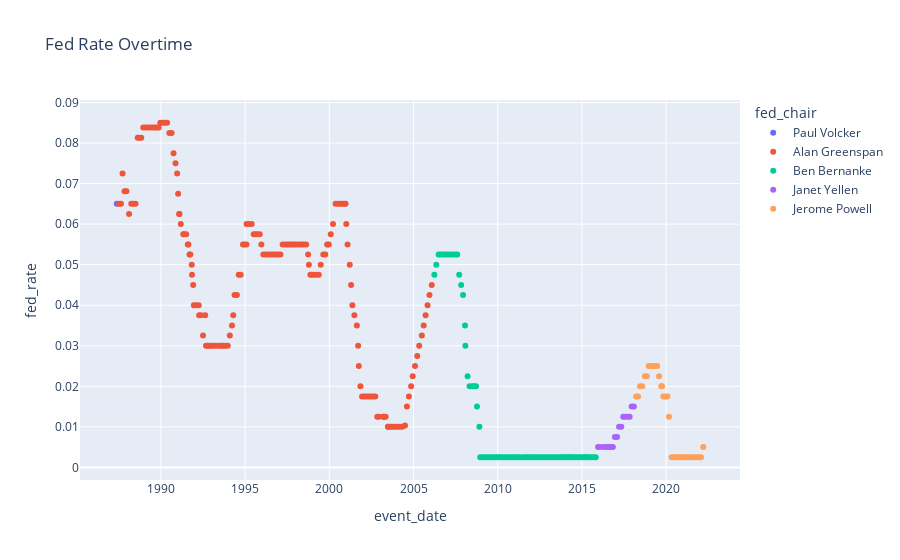

The notebook cell saved with this chart:
### Markdown cell above
<br><br>

The graph below captures the target Federal Funds rate overtime. It also highlight the respective Fed Chair during that period.

### Code cell
fig = px.scatter(data_frame=decision_df, 
             x='event_date', y='fed_rate', 
             color="fed_chair", 
             title='Fed Rate Overtime',   
                )

fig.show()

### Figure 1 — Plotly figure (JSON) as saved in the notebook; plotly's stock layout.template omitted (floating-point values rounded to 4 significant figures; data arrays with more than 128 entries replaced by an {"elided": "..."} marker saying what was removed)
{"data": [{"hovertemplate": "fed_chair=Paul Volcker<br>event_date=%{x}<br>fed_rate=%{y}<extra></extra>", "legendgroup": "Paul Volcker", "marker": {"color": "#636efa", "symbol": "circle"}, "mode": "markers", "name": "Paul Volcker", "orientation": "v", "showlegend": true, "type": "scatter", "x": ["1987-05-19T00:00:00"], "xaxis": "x", "y": [0.065], "yaxis": "y"}, {"hovertemplate": "fed_chair=Alan Greenspan<br>event_date=%{x}<br>fed_rate=%{y}<extra></extra>", "legendgroup": "Alan Greenspan", "marker": {"color": "#EF553B", "symbol": "circle"}, "mode": "markers", "name": "Alan Greenspan", "orientation": "v", "showlegend": true, "type": "scatter", "x": {"elided": "166 str values"}, "xaxis": "x", "y": {"elided": "166 float values"}, "yaxis": "y"}, {"hovertemplate": "fed_chair=Ben Bernanke<br>event_date=%{x}<br>fed_rate=%{y}<extra></extra>", "legendgroup": "Ben Bernanke", "marker": {"color": "#00cc96", "symbol": "circle"}, "mode": "markers", "name": "Ben Bernanke", "orientation": "v", "showlegend": true, "type": "scatter", "x": ["2006-03-28T00:00:00", "2006-05-10T00:00:00", "2006-06-29T00:00:00", "2006-08-08T00:00:00", "2006-09-20T00:00:00", "2006-10-25T00:00:00", "2006-12-12T00:00:00", "2007-01-31T00:00:00", "2007-03-21T00:00:00", "2007-05-09T00:00:00", "2007-06-28T00:00:00", "2007-08-07T00:00:00", "2007-09-18T00:00:00", "2007-10-31T00:00:00", "2007-12-11T00:00:00", "2008-01-22T00:00:00", "2008-01-30T00:00:00", "2008-03-18T00:00:00", "2008-04-30T00:00:00", "2008-06-25T00:00:00", "2008-08-05T00:00:00", "2008-09-16T00:00:00", "2008-10-08T00:00:00", "2008-11-29T00:00:00", "2008-12-16T00:00:00", "2009-01-28T00:00:00", "2009-03-18T00:00:00", "2009-04-29T00:00:00", "2009-06-24T00:00:00", "2009-08-12T00:00:00", "2009-09-23T00:00:00", "2009-11-04T00:00:00", "2009-12-16T00:00:00", "2010-01-27T00:00:00", "2010-03-16T00:00:00", "2010-04-28T00:00:00", "2010-06-23T00:00:00", "2010-08-10T00:00:00", "2010-09-21T00:00:00", "2010-11-03T00:00:00", "2010-12-14T00:00:00", "2011-01-26T00:00:00", "2011-03-15T00:00:00", "2011-04-27T00:00:00", "2011-06-22T00:00:00", "2011-08-09T00:00:00", "2011-09-21T00:00:00", "2011-11-02T00:00:00", "2011-12-13T00:00:00", "2012-01-25T00:00:00", "2012-03-13T00:00:00", "2012-04-25T00:00:00", "2012-06-20T00:00:00", "2012-08-01T00:00:00", "2012-09-13T00:00:00", "2012-10-24T00:00:00", "2012-12-12T00:00:00", "2013-01-30T00:00:00", "2013-03-20T00:00:00", "2013-05-01T00:00:00", "2013-06-19T00:00:00", "2013-07-31T00:00:00", "2013-09-18T00:00:00", "2013-10-30T00:00:00", "2013-12-18T00:00:00", "2014-01-29T00:00:00", "2014-03-04T00:00:00", "2014-03-19T00:00:00", "2014-04-30T00:00:00", "2014-06-18T00:00:00", "2014-07-30T00:00:00", "2014-09-17T00:00:00", "2014-10-29T00:00:00", "2014-12-17T00:00:00", "2015-01-28T00:00:00", "2015-03-16T00:00:00", "2015-03-18T00:00:00", "2015-04-29T00:00:00", "2015-06-17T00:00:00", "2015-07-29T00:00:00", "2015-09-17T00:00:00", "2015-10-28T00:00:00"], "xaxis": "x", "y": [0.0475, 0.05, 0.0525, 0.0525, 0.0525, 0.0525, 0.0525, 0.0525, 0.0525, 0.0525, 0.0525, 0.0525, 0.0475, 0.045, 0.0425, 0.035, 0.03, 0.0225, 0.02, 0.02, 0.02, 0.02, 0.015, 0.01, 0.0025, 0.0025, 0.0025, 0.0025, 0.0025, 0.0025, 0.0025, 0.0025, 0.0025, 0.0025, 0.0025, 0.0025, 0.0025, 0.0025, 0.0025, 0.0025, 0.0025, 0.0025, 0.0025, 0.0025, 0.0025, 0.0025, 0.0025, 0.0025, 0.0025, 0.0025, 0.0025, 0.0025, 0.0025, 0.0025, 0.0025, 0.0025, 0.0025, 0.0025, 0.0025, 0.0025, 0.0025, 0.0025, 0.0025, 0.0025, 0.0025, 0.0025, 0.0025, 0.0025, 0.0025, 0.0025, 0.0025, 0.0025, 0.0025, 0.0025, 0.0025, 0.0025, 0.0025, 0.0025, 0.0025, 0.0025, 0.0025, 0.0025], "yaxis": "y"}, {"hovertemplate": "fed_chair=Janet Yellen<br>event_date=%{x}<br>fed_rate=%{y}<extra></extra>", "legendgroup": "Janet Yellen", "marker": {"color": "#ab63fa", "symbol": "circle"}, "mode": "markers", "name": "Janet Yellen", "orientation": "v", "showlegend": true, "type": "scatter", "x": ["2015-12-17T00:00:00", "2016-01-27T00:00:00", "2016-04-16T00:00:00", "2016-06-15T00:00:00", "2016-07-27T00:00:00", "2016-09-21T00:00:00", "2016-09-21T00:00:00", "2016-11-02T00:00:00", "2016-12-15T00:00:00", "2017-02-01T00:00:00", "2017-03-16T00:00:00", "2017-05-03T00:00:00", "2017-06-15T00:00:00", "2017-07-26T00:00:00", "2017-09-20T00:00:00", "2017-11-01T00:00:00", "2017-12-14T00:00:00", "2018-01-31T00:00:00"], "xaxis": "x", "y": [0.005, 0.005, 0.005, 0.005, 0.005, 0.005, 0.005, 0.005, 0.0075, 0.0075, 0.01, 0.01, 0.0125, 0.0125, 0.0125, 0.0125, 0.015, 0.015], "yaxis": "y"}, {"hovertemplate": "fed_chair=Jerome Powell<br>event_date=%{x}<br>fed_rate=%{y}<extra></extra>", "legendgroup": "Jerome Powell", "marker": {"color": "#FFA15A", "symbol": "circle"}, "mode": "markers", "name": "Jerome Powell", "orientation": "v", "showlegend": true, "type": "scatter", "x": ["2018-03-22T00:00:00", "2018-05-02T00:00:00", "2018-06-14T00:00:00", "2018-08-01T00:00:00", "2018-09-27T00:00:00", "2018-11-08T00:00:00", "2018-12-20T00:00:00", "2019-01-30T00:00:00", "2019-03-20T00:00:00", "2019-05-01T00:00:00", "2019-06-19T00:00:00", "2019-08-01T00:00:00", "2019-09-19T00:00:00", "2019-10-04T00:00:00", "2019-10-31T00:00:00", "2019-12-11T00:00:00", "2020-01-29T00:00:00", "2020-03-03T00:00:00", "2020-04-29T00:00:00", "2020-06-10T00:00:00", "2020-07-29T00:00:00", "2020-08-27T00:00:00", "2020-09-16T00:00:00", "2020-11-05T00:00:00", "2020-12-16T00:00:00", "2021-01-27T00:00:00", "2021-03-17T00:00:00", "2021-04-28T00:00:00", "2021-06-16T00:00:00", "2021-07-28T00:00:00", "2021-09-22T00:00:00", "2021-11-04T00:00:00", "2021-12-15T00:00:00", "2022-01-26T00:00:00", "2022-03-16T00:00:00"], "xaxis": "x", "y": [0.0175, 0.0175, 0.02, 0.02, 0.0225, 0.0225, 0.025, 0.025, 0.025, 0.025, 0.025, 0.0225, 0.02, 0.02, 0.0175, 0.0175, 0.0175, 0.0125, 0.0025, 0.0025, 0.0025, 0.0025, 0.0025, 0.0025, 0.0025, 0.0025, 0.0025, 0.0025, 0.0025, 0.0025, 0.0025, 0.0025, 0.0025, 0.0025, 0.005], "yaxis": "y"}], "layout": {"autosize": true, "legend": {"title": {"text": "fed_chair"}, "tracegroupgap": 0}, "title": {"text": "Fed Rate Overtime"}, "xaxis": {"anchor": "y", "autorange": true, "domain": [0, 1], "range": ["1985-04-13 14:25:31.9149", "2024-04-19 09:34:28.0851"], "title": {"text": "event_date"}, "type": "date"}, "yaxis": {"anchor": "x", "autorange": true, "domain": [0, 1], "range": [-0.004308, 0.09181], "title": {"text": "fed_rate"}, "type": "linear"}}}
